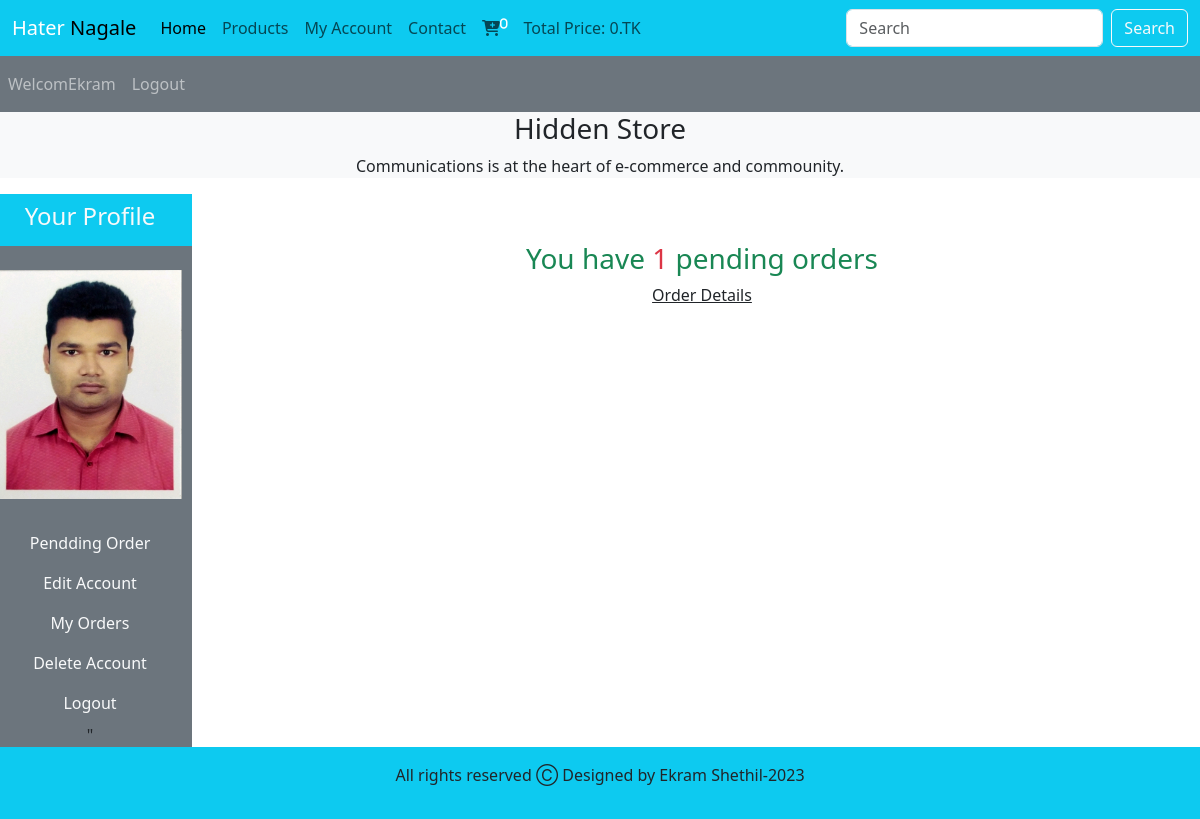
The page /user_area/profile.php (signed in) on the database its author committed.
### tables this page shows
CREATE TABLE `user_table` (
  `user_id` int(11) NOT NULL,
  `user_name` varchar(100) NOT NULL,
  `user_email` varchar(100) NOT NULL,
  `user_password` varchar(255) NOT NULL,
  `user_image` varchar(255) NOT NULL,
  `user_ip` varchar(255) NOT NULL,
  `user_address` varchar(255) NOT NULL,
  `user_mobile` varchar(20) NOT NULL
);

### user_area/profile.php (the view, shortened to what this page needs)
<?php
require_once "../includes/connect.php";
require_once "../functions/common_function.php";
?>
<!DOCTYPE html>
<html lang="en">
<head>
    <link rel="stylesheet" href="../style.css">
    <link href="https://cdn.jsdelivr.net/npm/bootstrap@5.3.2/dist/css/bootstrap.min.css" rel="stylesheet">
    <link rel="stylesheet" href="https://cdnjs.cloudflare.com/ajax/libs/font-awesome/6.4.2/css/all.min.css" />
</head>
<body>
    <div class="container-fluid p-0">
        <nav class="navbar navbar-expand-lg navbar-light bg-info">
  <div class="container-fluid">
    <a class="navbar-brand" href="#"><span style="color: white; font-size: 20px;">Hater</span> Nagale</a>
    <div class="collapse navbar-collapse" id="navbarSupportedContent">
      <ul class="navbar-nav me-auto mb-2 mb-lg-0">
        <li class="nav-item">
          <a class="nav-link active" aria-current="page" href="../index.php">Home</a>
        </li>
        <li class="nav-item">
          <a class="nav-link" href="../display_all.php">Products</a>
        </li>
        <?php
          if(!isset($_SESSION['username'])){
            echo "<li class='nav-item'>
            <a class='nav-link' href='./user_area/user_registration.php'>Register</a>
          </li>";
          }
          else{
            echo "<li class='nav-item'>
            <a class='nav-link' href='profile.php'>My Account</a>
          </li>";
          }
          ?>
        <li class="nav-item">
          <a class="nav-link" href="#">Contact</a>
        </li>
        <li class="nav-item">
          <a class="nav-link" href="../cart.php"><i class="fa-sharp fa-solid fa-cart-plus"><sup style="color:white"><?php addCart_items();?></sup></i></a>
        </li>
        <li class="nav-item">
          <a class="nav-link" href="#">Total Price: <?php total_cart_price();?>.TK</a>
        </li>
      </ul>
      <form class="d-flex" role="search" action="search_product.php" method="get">
        <input class="form-control me-2" type="search" placeholder="Search" aria-label="Search" name="search_data">
        <input type="submit" value="Search" class="btn btn-outline-light" name="search_data_product">
      </form>
    </div>
  </div>
</nav>
<nav class="navbar navbar-expand-lg navbar-dark bg-secondary">
    <ul class="navbar-nav me-auto">
      <?php
      if(!isset($_SESSION['username'])){
        echo "<li class='nav-item'>
        <a class='nav-link' href='#'>Welcome Guest</a>
    </li>";
      }
      else{
        echo "<li class='nav-item'>
        <a class='nav-link' href='#'>Welcom".$_SESSION['username']."</a>
    </li>";
      }
    if(!isset($_SESSION['username'])){
      echo "<li class='nav-item'>
      <a class='nav-link' href='user_login.php'>LogIn</a>
  </li>";
    }
  else{
     echo "<li class='nav-item'>
     <a class='nav-link' href='logout.php'>Logout</a>
  </li>";
    }
      ?>
    </ul>
</nav>
<div class="bg-light">
    <h3 class="text-center">Hidden Store</h3>
    <p class="text-center">Communications is at the heart of e-commerce and commounity.</p>
</div>
<div class="row">
<div class="col-md-2 bg-secondary p-0">
<ul class="navbar-nav me-auto text-center">
            <li class="nav-item bg-info">
                <a href="" class="nav-link text-light"><h4>Your Profile</h4></a>
            </li>
           <?php
           $user_name = $_SESSION['username'];
            $user_image = "SELECT * FROM user_table WHERE user_name='$user_name'";
            $user_image2=mysqli_query($con,$user_image);
            $row_image = mysqli_fetch_array($user_image2);
            $user_image3=$row_image['user_image'];
            ?>
            <li class='nav-item'>
            <img src='./user_images/<?php echo $user_image3;?>' alt='img' class='profile_img my-4'>
            </li>
            <li class='nav-item'>
                <a href='profile.php' class='nav-link text-light'>Pendding Order</a>
            </li>
            <li class='nav-item'>
                <a href='profile.php?edit_account' class='nav-link text-light'>Edit Account</a>
            </li>
            <li class='nav-item'>
                <a href='profile.php?my_orders' class='nav-link text-light'>My Orders</a>
            </li>
            <li class='nav-item'>
                <a href='profile.php?delete_account' class='nav-link text-light'>Delete Account</a>
            </li>
            <li class='nav-item'>
                <a href='logout.php' class='nav-link text-light'>Logout</a>
            </li>"
        </ul>
</div>
    <div class="col-md-10 text-center">
        <?php get_user_order_details();
        ?>
    </div>
</div>
<?php include_once "../includes/footer.php";?>
</div>
</body>
</html>

### functions/common_function.php (shortened to what this page needs)
<!DOCTYPE html>
<html lang="en">
<head>
    <link rel="stylesheet" href="style.css">
    <link href="https://cdn.jsdelivr.net/npm/bootstrap@5.3.2/dist/css/bootstrap.min.css" rel="stylesheet">
    <link rel="stylesheet" href="https://cdnjs.cloudflare.com/ajax/libs/font-awesome/6.4.2/css/all.min.css" />
</head>
<body>
</body>
</html>
<?php
include_once "./includes/connect.php";
function getIPAddress(){
     if(!empty($_SERVER['HTTP_CLIENT_IP'])) {
                $ip = $_SERVER['HTTP_CLIENT_IP'];
        }
    elseif (!empty($_SERVER['HTTP_X_FORWARDED_FOR'])) {
                $ip = $_SERVER['HTTP_X_FORWARDED_FOR'];
     }
    else{
             $ip = $_SERVER['REMOTE_ADDR'];
     }
     return $ip;
}
function addCart_items(){
    if(isset($_GET['add_to_cart'])){
        global $con;
        $get_ip_add = getIPAddress();
        $select_query = "SELECT * FROM cart_details WHERE ip_address='$get_ip_add'";
        $result_query = mysqli_query($con,$select_query);
        $count_cart_item = mysqli_num_rows($result_query);
    }
    else{
        global $con;
        $get_ip_add = getIPAddress();
        $select_query = "SELECT * FROM cart_details WHERE ip_address='$get_ip_add'";
        $result_query = mysqli_query($con,$select_query);
        $count_cart_item = mysqli_num_rows($result_query);
    }
    echo $count_cart_item;
}
function total_cart_price(){
    $total_price =0;
    echo $total_price;
}
function get_user_order_details(){
    global $con;
    $user_name = $_SESSION['username'];
    $get_details = "SELECT * FROM user_table WHERE user_name='$user_name'";
    $result_query = mysqli_query($con,$get_details);
    while($row_query=mysqli_fetch_array($result_query)){
        $user_id = $row_query['user_id'];
        if(!isset($_GET['edit_account'])){
        if(!isset($_GET['my_orders'])){
            if(!isset($_GET['delete_account'])){
                $get_orders = "SELECT * FROM user_orders WHERE user_id='$user_id' AND order_status='pending'";
                $result_order_query = mysqli_query($con,$get_orders);
                $row_count = mysqli_num_rows($result_order_query);
                if($row_count>0){
                    echo "<h3 class='text-center text-success my-5 mb-2'>You have <span class='text-danger'>$row_count </span>pending orders</h3>
                    <p class='text-center' style='text-decration:none;'><a href='profile.php?my_orders' class='text-dark'>Order Details </a></p>";
                }
                else{
                        echo "<h3 class='text-center text-success my-5 mb-2'>You have <span class='text-danger'>$row_count </span>pending orders</h3>
                        <p class='text-center' style='text-decration:none;'><a href='../index.php' class='text-dark'>Explore Products</a></p>";
                }
            }
        }
    }
}
}
?>

### style.css (style rules this page uses)
* { margin: 0; padding: 0; box-sizing: border-box; }

### user_area/profile.php (style rules this page uses)
body { overflow-x: hidden; }
.profile_img { width: 90%; margin: auto; display: block; object-fit: contain; }

### rows shown on the page
user_table: user_image (picture), row_count "1"

### other values the page prints
$count_cart_item "0"
$total_price "0"
$_SESSION['username'] "Ekram"
